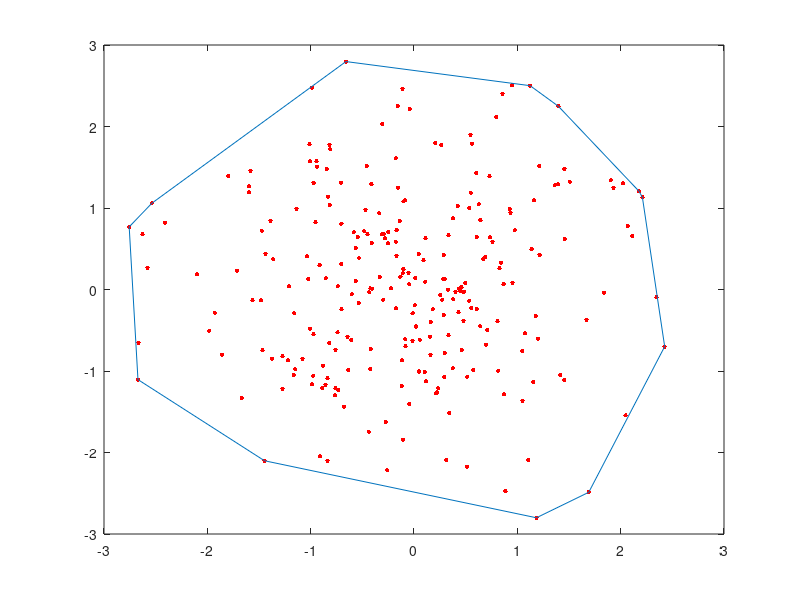

Write the MATLAB code that produced this figure. (Note: this script raises an error after producing the figure.)
%function [] =  spherical_representation(x_coordinate,y_coordinate) 
 rng(1)
 x = randn(250,1);
 y = randn(250,1);

% create data or polynom
%x = gallery('uniformdata',340,1,40); %20
%y = gallery('uniformdata',340,1,30); %30

%x = x_coordinate
%y = y_coordinate

figure(1)
 plot(x,y,'r.','Markersize',10)
 
 hold on
 
 %polynom from x,y using convex hull
 [k,v] = convhull(x,y)
 plot(x(k),y(k))

% find the minimum bounding circle
tic,[c,r] = minboundcircle(x,y);toc


th = 0:pi/50:2*pi;
xunit = r * cos(th) + c(1);
yunit = r *sin(th) + c(2);

h = plot(xunit,yunit); % plot circle


[m n] = size(k)
radius = [];
centre = [];
area = [];

for j = 1:m
    x1(j) = x(k(j))
    y1(j) = y(k(j))
end
for i= 1:m-1 % 2 with 1
  %  x1(i) = x(k(i))
  %  y1(i) = y(k(i))
    [c r] = minboundcircle(x1(i:i+1),y1(i:i+1)); % i+1 i+2
    a = pi * r * r
    xunit = r *cos(th) + c(1);
    yunit  = r * sin(th) + c(2);
    radius = [radius; r];
    centre = [centre; c];
    area = [area;a];
    plot(xunit,yunit)
    
    
        
end

 area1 = sort(area);
% 
% 
 index_last = find(abs(area - area1(size(area1,1))) < 0.001 )
 index_sec_last = find(abs(area - area1(size(area1,1)-1)) < 0.001 )
 index_third_last = find(abs(area - area1(size(area1,1)-2)) < 0.001 )
% 
 x2 = [x1(index_last) x1(index_sec_last) x1(index_third_last) ]
 y2  =[y1(index_last)  y1(index_sec_last) y1(index_third_last)]
 
 [c r] = minboundcircle(x2,y2)
 xunit = r *cos(th) + c(1);
    yunit  = r * sin(th) + c(2);
    plot(xunit,yunit);
 
display(radius)
display(centre)
display(area)
k


